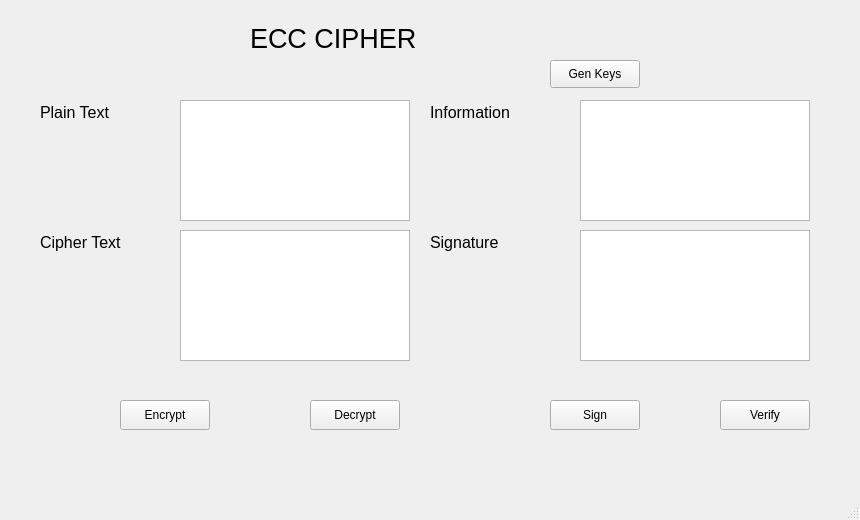
<?xml version="1.0" encoding="UTF-8"?>
<ui version="4.0">
 <class>MainWindow</class>
 <widget class="QMainWindow" name="MainWindow">
  <property name="geometry">
   <rect>
    <x>0</x>
    <y>0</y>
    <width>860</width>
    <height>520</height>
   </rect>
  </property>
  <property name="minimumSize">
   <size>
    <width>860</width>
    <height>520</height>
   </size>
  </property>
  <property name="windowTitle">
   <string>ECC Cipher</string>
  </property>
  <widget class="QWidget" name="centralwidget">
   <widget class="QLabel" name="label">
    <property name="geometry">
     <rect>
      <x>250</x>
      <y>20</y>
      <width>360</width>
      <height>36</height>
     </rect>
    </property>
    <property name="font">
     <font>
      <pointsize>20</pointsize>
     </font>
    </property>
    <property name="text">
     <string>ECC CIPHER</string>
    </property>
   </widget>
   <widget class="QLabel" name="label_2">
    <property name="geometry">
     <rect>
      <x>40</x>
      <y>100</y>
      <width>120</width>
      <height>24</height>
     </rect>
    </property>
    <property name="font">
     <font>
      <pointsize>12</pointsize>
     </font>
    </property>
    <property name="text">
     <string>Plain Text</string>
    </property>
   </widget>
   <widget class="QLabel" name="label_3">
    <property name="geometry">
     <rect>
      <x>40</x>
      <y>230</y>
      <width>120</width>
      <height>24</height>
     </rect>
    </property>
    <property name="font">
     <font>
      <pointsize>12</pointsize>
     </font>
    </property>
    <property name="text">
     <string>Cipher Text</string>
    </property>
   </widget>
   <widget class="QLabel" name="label_4">
    <property name="geometry">
     <rect>
      <x>430</x>
      <y>100</y>
      <width>140</width>
      <height>24</height>
     </rect>
    </property>
    <property name="font">
     <font>
      <pointsize>12</pointsize>
     </font>
    </property>
    <property name="text">
     <string>Information</string>
    </property>
   </widget>
   <widget class="QLabel" name="label_5">
    <property name="geometry">
     <rect>
      <x>430</x>
      <y>230</y>
      <width>140</width>
      <height>24</height>
     </rect>
    </property>
    <property name="font">
     <font>
      <pointsize>12</pointsize>
     </font>
    </property>
    <property name="text">
     <string>Signature</string>
    </property>
   </widget>
   <widget class="QTextEdit" name="txt_plain_text">
    <property name="geometry">
     <rect>
      <x>180</x>
      <y>100</y>
      <width>230</width>
      <height>121</height>
     </rect>
    </property>
   </widget>
   <widget class="QTextEdit" name="txt_cipher_text">
    <property name="geometry">
     <rect>
      <x>180</x>
      <y>230</y>
      <width>230</width>
      <height>131</height>
     </rect>
    </property>
   </widget>
   <widget class="QTextEdit" name="txt_info">
    <property name="geometry">
     <rect>
      <x>580</x>
      <y>100</y>
      <width>230</width>
      <height>121</height>
     </rect>
    </property>
   </widget>
   <widget class="QTextEdit" name="txt_sign">
    <property name="geometry">
     <rect>
      <x>580</x>
      <y>230</y>
      <width>230</width>
      <height>131</height>
     </rect>
    </property>
   </widget>
   <widget class="QPushButton" name="btn_gen_keys">
    <property name="geometry">
     <rect>
      <x>550</x>
      <y>60</y>
      <width>90</width>
      <height>28</height>
     </rect>
    </property>
    <property name="text">
     <string>Gen Keys</string>
    </property>
   </widget>
   <widget class="QPushButton" name="btn_encrypt">
    <property name="geometry">
     <rect>
      <x>120</x>
      <y>400</y>
      <width>90</width>
      <height>30</height>
     </rect>
    </property>
    <property name="text">
     <string>Encrypt</string>
    </property>
   </widget>
   <widget class="QPushButton" name="btn_decrypt">
    <property name="geometry">
     <rect>
      <x>310</x>
      <y>400</y>
      <width>90</width>
      <height>30</height>
     </rect>
    </property>
    <property name="text">
     <string>Decrypt</string>
    </property>
   </widget>
   <widget class="QPushButton" name="btn_sign">
    <property name="geometry">
     <rect>
      <x>550</x>
      <y>400</y>
      <width>90</width>
      <height>30</height>
     </rect>
    </property>
    <property name="text">
     <string>Sign</string>
    </property>
   </widget>
   <widget class="QPushButton" name="btn_verify">
    <property name="geometry">
     <rect>
      <x>720</x>
      <y>400</y>
      <width>90</width>
      <height>30</height>
     </rect>
    </property>
    <property name="text">
     <string>Verify</string>
    </property>
   </widget>
  </widget>
  <widget class="QMenuBar" name="menubar">
   <property name="geometry">
    <rect>
     <x>0</x>
     <y>0</y>
     <width>860</width>
     <height>20</height>
    </rect>
   </property>
  </widget>
  <widget class="QStatusBar" name="statusbar"/>
 </widget>
 <resources/>
 <connections/>
</ui>
